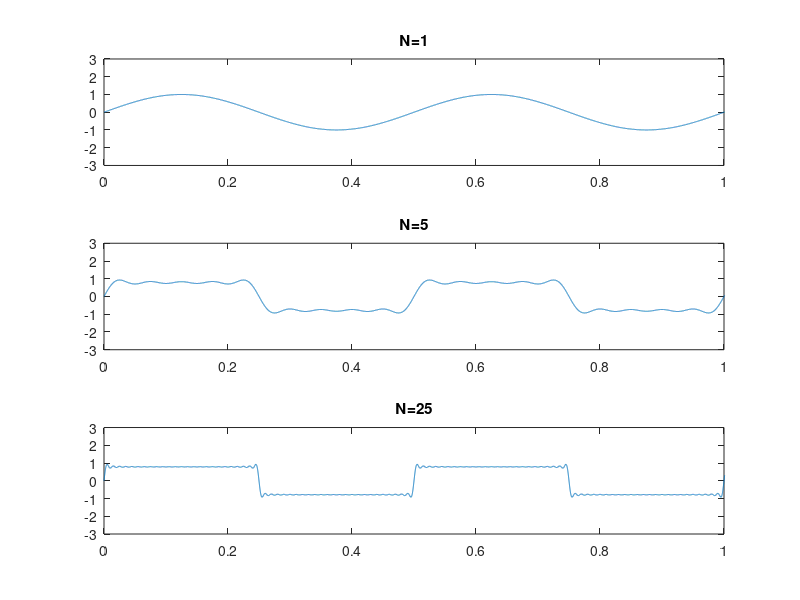

This figure's MATLAB source:
clear all;
clc;

Fs = 16000;
T = 1/2; % 周期
f = 1/T; % 周波数

t = [0:4*(Fs-1)] /Fs;

y = 0;
for k=1
    y = y + (1/(2*k-1)) * sin(2*pi*f*(2*k-1)*t);
end
subplot(3,1,1);
plot(t,y);
axis([0 2/f -3 3]);
title('N=1');

y = 0;
for k=1:5
    y = y + (1/(2*k-1)) * sin(2*pi*f*(2*k-1)*t);
end
subplot(3,1,2);
plot(t,y);
axis([0 2/f -3 3]);
title('N=5');

y = 0;
for k=1:25
    y = y + (1/(2*k-1)) * sin(2*pi*f*(2*k-1)*t);
end
subplot(3,1,3);
plot(t,y);
axis([0 2/f -3 3]);
title('N=25');